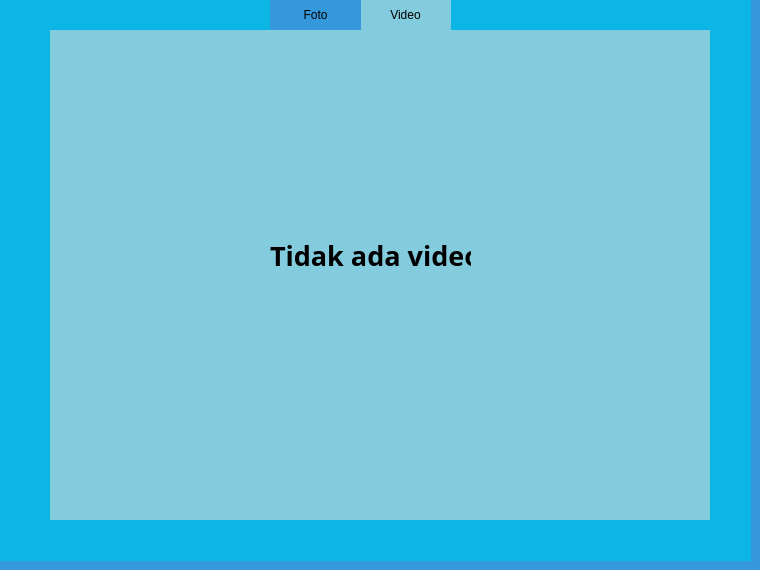
     <widget class="QWidget" name="video_widget">
      <property name="styleSheet">
       <string notr="true">QStackedWidget
{
	background-color:#3498db;
}
QWidget
{
	background-color:#3498db;
}</string>
      </property>
      <widget class="QTableWidget" name="videoView">
       <property name="geometry">
        <rect>
         <x>50</x>
         <y>30</y>
         <width>660</width>
         <height>490</height>
        </rect>
       </property>
       <property name="minimumSize">
        <size>
         <width>660</width>
         <height>0</height>
        </size>
       </property>
       <property name="styleSheet">
        <string notr="true">QTableWidget{
background:#82ccdd;
}</string>
       </property>
       <property name="frameShape">
        <enum>QFrame::NoFrame</enum>
       </property>
       <property name="editTriggers">
        <set>QAbstractItemView::NoEditTriggers</set>
       </property>
       <property name="tabKeyNavigation">
        <bool>false</bool>
       </property>
       <property name="showDropIndicator" stdset="0">
        <bool>false</bool>
       </property>
       <property name="dragDropOverwriteMode">
        <bool>false</bool>
       </property>
       <property name="iconSize">
        <size>
         <width>320</width>
         <height>240</height>
        </size>
       </property>
       <property name="verticalScrollMode">
        <enum>QAbstractItemView::ScrollPerPixel</enum>
       </property>
       <property name="horizontalScrollMode">
        <enum>QAbstractItemView::ScrollPerPixel</enum>
       </property>
       <property name="gridStyle">
        <enum>Qt::NoPen</enum>
       </property>
       <attribute name="horizontalHeaderVisible">
        <bool>false</bool>
       </attribute>
       <attribute name="horizontalHeaderDefaultSectionSize">
        <number>325</number>
       </attribute>
       <attribute name="verticalHeaderVisible">
        <bool>false</bool>
       </attribute>
       <attribute name="verticalHeaderDefaultSectionSize">
        <number>245</number>
       </attribute>
      </widget>
      <widget class="QLabel" name="label_4">
       <property name="geometry">
        <rect>
         <x>0</x>
         <y>0</y>
         <width>751</width>
         <height>561</height>
        </rect>
       </property>
       <property name="styleSheet">
        <string notr="true">background-color:#0bb6e4;</string>
       </property>
       <property name="text">
        <string/>
       </property>
      </widget>
      <widget class="QLabel" name="no_video">
       <property name="geometry">
        <rect>
         <x>270</x>
         <y>220</y>
         <width>201</width>
         <height>71</height>
        </rect>
       </property>
       <property name="font">
        <font>
         <family>Trebuchet MS</family>
         <pointsize>20</pointsize>
         <weight>75</weight>
         <bold>true</bold>
        </font>
       </property>
       <property name="styleSheet">
        <string notr="true">background-color:rgba(0,0,0,0);
</string>
       </property>
       <property name="text">
        <string>Tidak ada video</string>
       </property>
      </widget>
      <widget class="qlabel_extended" name="video2">
       <property name="geometry">
        <rect>
         <x>360</x>
         <y>-1</y>
         <width>91</width>
         <height>31</height>
        </rect>
       </property>
       <property name="styleSheet">
        <string notr="true">QLabel{
background-color:#82ccdd;
}
</string>
       </property>
       <property name="text">
        <string>Video</string>
       </property>
       <property name="alignment">
        <set>Qt::AlignCenter</set>
       </property>
      </widget>
      <widget class="qlabel_extended" name="foto2">
       <property name="geometry">
        <rect>
         <x>270</x>
         <y>-1</y>
         <width>91</width>
         <height>31</height>
        </rect>
       </property>
       <property name="styleSheet">
        <string notr="true">QLabel:hover{
background-color:#18dcff;
}</string>
       </property>
       <property name="text">
        <string>Foto</string>
       </property>
       <property name="alignment">
        <set>Qt::AlignCenter</set>
       </property>
      </widget>
      <zorder>label_4</zorder>
      <zorder>videoView</zorder>
      <zorder>no_video</zorder>
      <zorder>video2</zorder>
      <zorder>foto2</zorder>
     </widget>
